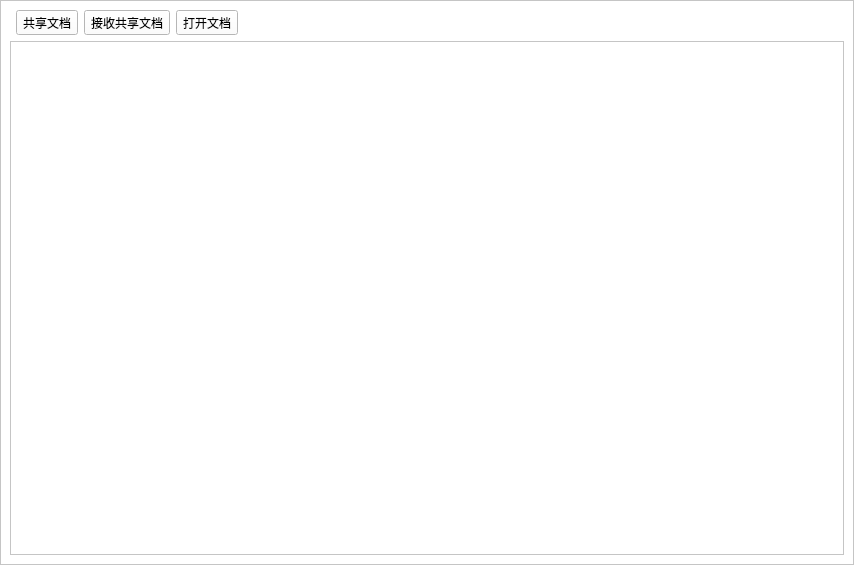
<ui version="4.0" >
 <class>ScreenShare</class>
 <widget class="QWidget" name="ScreenShare" >
  <property name="geometry" >
   <rect>
    <x>0</x>
    <y>0</y>
    <width>854</width>
    <height>565</height>
   </rect>
  </property>
  <property name="windowTitle" >
   <string/>
  </property>
  <layout class="QVBoxLayout" >
   <property name="spacing" >
    <number>0</number>
   </property>
   <property name="margin" >
    <number>0</number>
   </property>
   <item>
    <widget class="QFrame" name="frame" >
     <property name="minimumSize" >
      <size>
       <width>176</width>
       <height>144</height>
      </size>
     </property>
     <property name="styleSheet" >
      <string notr="true" >background-color: rgb(255, 255, 255);</string>
     </property>
     <property name="frameShape" >
      <enum>QFrame::StyledPanel</enum>
     </property>
     <property name="frameShadow" >
      <enum>QFrame::Raised</enum>
     </property>
     <layout class="QGridLayout" name="gridLayout" >
      <item row="0" column="2" >
       <widget class="QToolButton" name="recvScreenShareButton" >
        <property name="text" >
         <string>接收共享文档</string>
        </property>
       </widget>
      </item>
      <item row="0" column="3" >
       <widget class="QToolButton" name="openFileButton" >
        <property name="text" >
         <string>打开文档</string>
        </property>
       </widget>
      </item>
      <item row="1" column="0" colspan="5" >
       <layout class="QGridLayout" name="gridLayout_2" >
        <item row="0" column="0" >
         <widget class="QScrollArea" name="scrollArea" >
          <property name="widgetResizable" >
           <bool>true</bool>
          </property>
          <widget class="QWidget" name="scrollAreaWidgetContents" >
           <property name="geometry" >
            <rect>
             <x>0</x>
             <y>0</y>
             <width>830</width>
             <height>513</height>
            </rect>
           </property>
          </widget>
         </widget>
        </item>
       </layout>
      </item>
      <item row="0" column="4" >
       <spacer name="horizontalSpacer" >
        <property name="orientation" >
         <enum>Qt::Horizontal</enum>
        </property>
        <property name="sizeHint" stdset="0" >
         <size>
          <width>40</width>
          <height>20</height>
         </size>
        </property>
       </spacer>
      </item>
      <item row="0" column="1" >
       <widget class="QToolButton" name="shareButton" >
        <property name="text" >
         <string>共享文档</string>
        </property>
       </widget>
      </item>
     </layout>
    </widget>
   </item>
  </layout>
 </widget>
 <resources>
  <include location="demo.qrc" />
 </resources>
 <connections/>
</ui>
